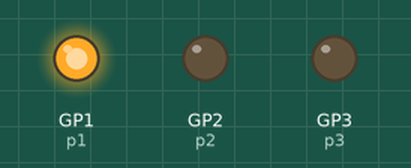
Simulated run of this program. Board: Raspberry Pi Pico running MicroPython. Parts: output pins drawn as LEDs (lit = HIGH).

Above: at 0.2 s.
At 1.2 s:
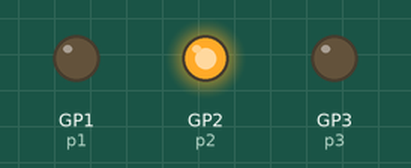
At 2.2 s:
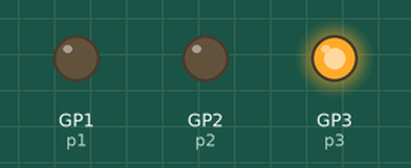
At 5.7 s:
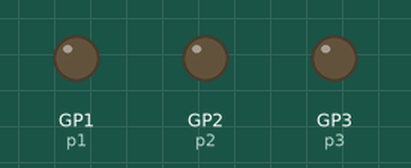
Timing chart, 0 to 6.9 s (numbered marks = the images above):
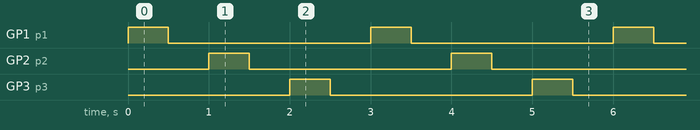

The program:

Job2-2.py
```python
from machine import Pin
import time

p1 = Pin(1,Pin.OUT)
p2 = Pin(2,Pin.OUT)
p3 = Pin(3,Pin.OUT)

while True:
    p1.on()
    time.sleep_ms(500)
    p1.off()
    time.sleep_ms(500)
    p2.on()
    time.sleep_ms(500)
    p2.off()
    time.sleep_ms(500)
    p3.on()
    time.sleep_ms(500)
    p3.off()
    time.sleep_ms(500)
```

Measured:
- by itself, GP1 (p1), GP2 (p2), GP3 (p3): alternates HIGH for 0.50 s and LOW for 2.5 s
- by itself, everything shown: repeats every 3.0 s, in 6 steps
